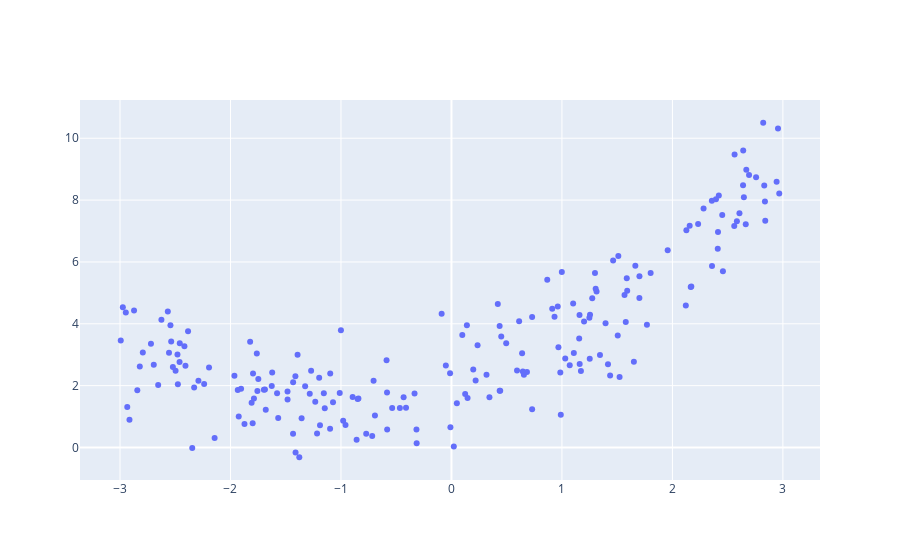

Notebook cell for this chart:
### Code cell
#Using Plotly
go.Figure(go.Scatter(x=X[:,0], y=y[:,0], mode='markers'))

### Figure 1 — Plotly figure (JSON) as saved in the notebook; plotly's stock layout.template omitted (floating-point values rounded to 4 significant figures; data arrays with more than 128 entries replaced by an {"elided": "..."} marker saying what was removed)
{"data": [{"mode": "markers", "type": "scatter", "x": {"elided": "200 float values"}, "y": {"elided": "200 float values"}}], "layout": {}}
